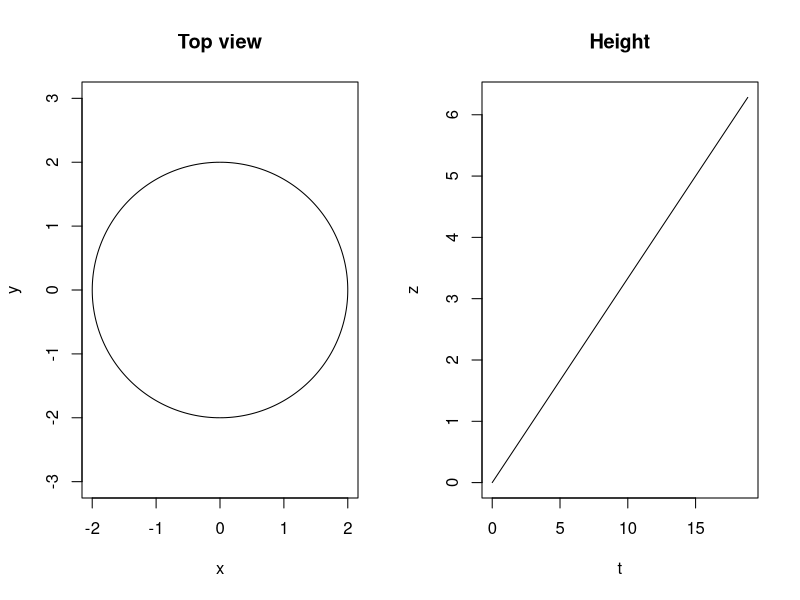

Source code (R):
# Chapter 2: paired mathematical computations in base R
# Figure: helix projections
t <- seq(0,6*pi,length.out=500)
x <- 2*cos(t); y <- 2*sin(t); z <- t/3
par(mfrow=c(1,2))
plot(x,y,type='l',asp=1,xlab='x',ylab='y',main='Top view')
plot(t,z,type='l',xlab='t',ylab='z',main='Height')
par(mfrow=c(1,1))
deriv1 <- function(f,t,h=1e-5) (f(t+h)-f(t-h))/(2*h)
r <- function(t) c(t^2,3*t,2)
stopifnot(max(abs(deriv1(r,2)-c(4,3,0)))<1e-7)
a <- 2; b <- 1/3
L_num <- integrate(function(t) sqrt(a*a+b*b)+0*t,0,2*pi)$value
L_exact <- 2*pi*sqrt(a*a+b*b)
stopifnot(abs(L_num-L_exact)<1e-10)
kappa <- a/(a*a+b*b); tau <- b/(a*a+b*b)
stopifnot(abs(kappa-18/37)<1e-12,abs(tau-3/37)<1e-12)
x <- 3; y <- 4; z <- 5
r_cyl <- sqrt(x*x+y*y); theta <- atan2(y,x)
rho <- sqrt(x*x+y*y+z*z); phi <- acos(z/rho)
stopifnot(abs(rho*sin(phi)*cos(theta)-x)<1e-12)
area <- integrate(function(r) 2*pi*r*sqrt(1+4*r*r),0,1)$value
exact <- pi*(5^(3/2)-1)/6
stopifnot(abs(area-exact)<1e-10)
print(c(arc_length=L_num,curvature=kappa,torsion=tau,area=area))
